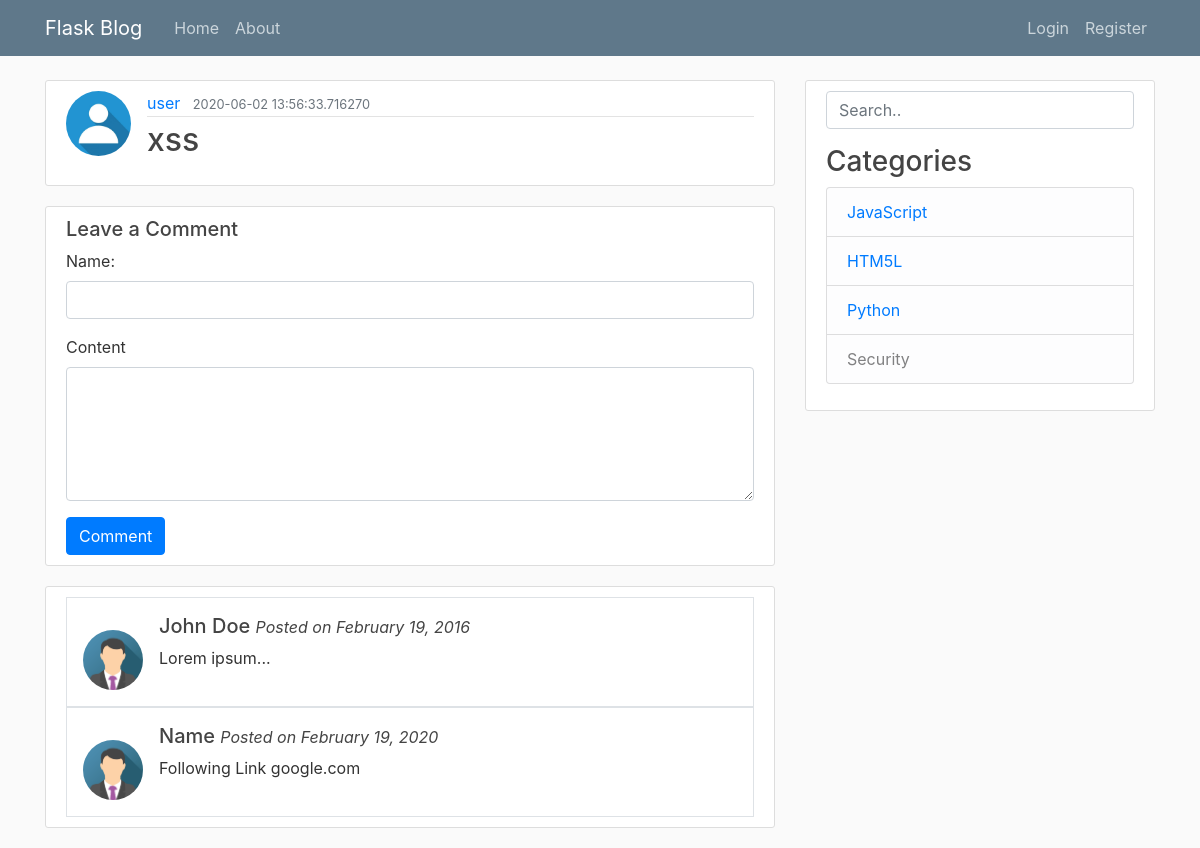
Page /post/3 on the earlier database version.
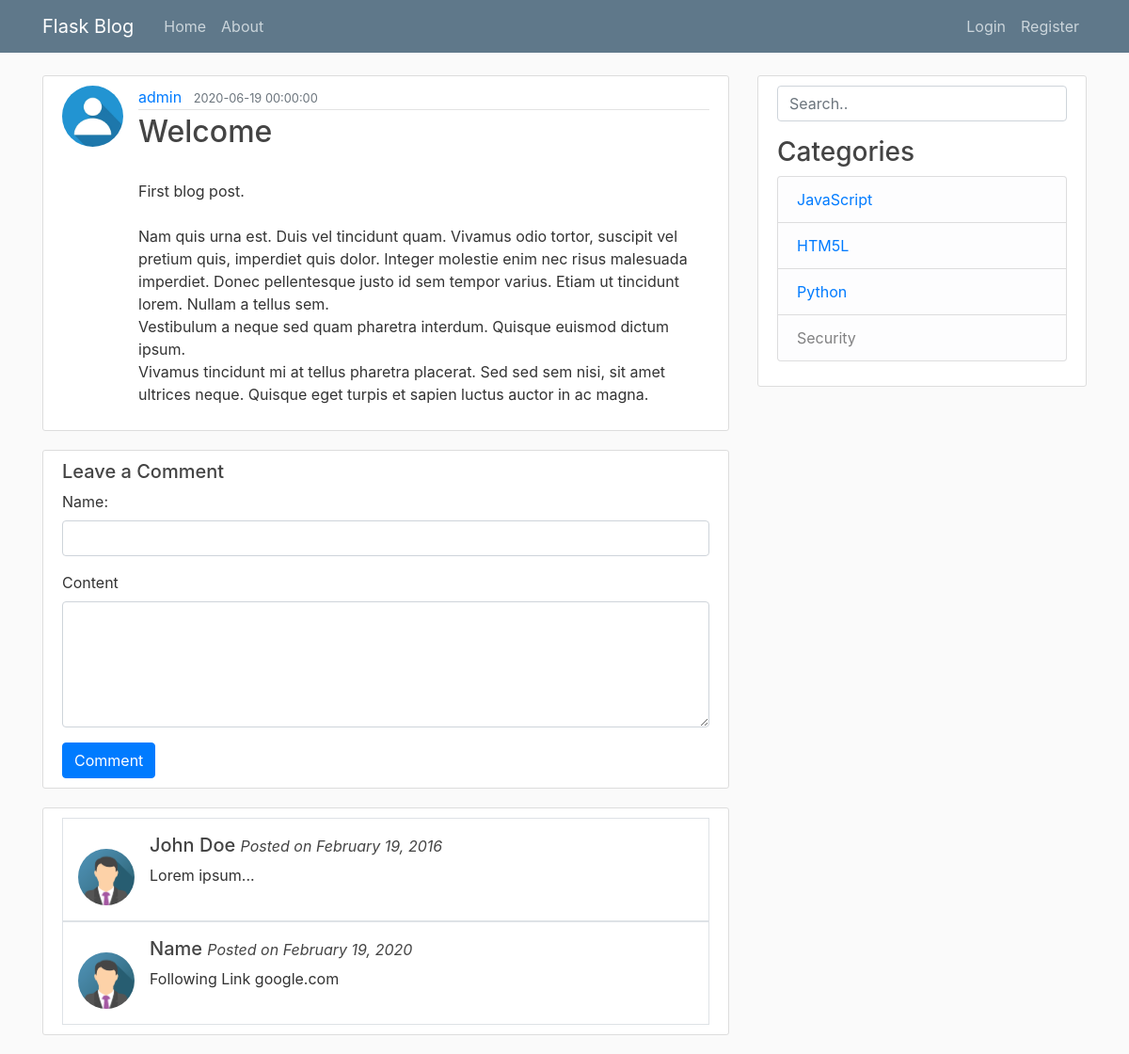
Same page on the later database version.
### flaskblog/models.py (models this page shows, shortened)
class User(db.Model, UserMixin):
    id = db.Column(db.Integer, primary_key=True)
    username = db.Column(db.String(20), unique=True, nullable=False)
    email = db.Column(db.String(120), unique=True, nullable=False)
    password = db.Column(db.String(60), nullable=False)
    image_file = db.Column(db.String(20), nullable=False,
                           default='default.jpg')
    Posts = db.relationship('Post', backref='author', lazy=True)

class Post(db.Model):
    id = db.Column(db.Integer, primary_key=True)
    title = db.Column(db.String(100), nullable=False)
    date_posted = db.Column(db.DateTime, nullable=False,
                            default=datetime.utcnow)
    content = db.Column(db.Text(), nullable=False)
    user_id = db.Column(db.Integer, db.ForeignKey('user.id'), nullable=False)

### flaskblog/posts/routes.py (the view)
@posts.route("/post/<string:post_id>")
def post(post_id):
    sql = db.text("SELECT * FROM Post WHERE id={}".format(post_id))
    post = db.session.query(Post).from_statement(sql).first()
    return render_template('post.html', title=post.title, post=post)

### flaskblog/templates/post.html (shortened to what this page needs)
{% extends "layout.html" %}
{% block content %}
    <article class="media content-section">
        <img class="rounded-circle article-img" src="{{ url_for('static', filename='profile_pics/' + post.author.image_file) }}">
        <div class="media-body">
            <div class="article-metadata">
                <a class="mr-2" href="{{ url_for('users.user_posts', username=post.author.username) }}">{{ post.author.username }}</a>
                <small class="text-muted">{{ post.date_posted }}</small>
            </div>
            <h2 class="article-title">{{ post.title }}</h2>
            <p class="article-content">{{ post.content|safe }}</p>
        </div>
    </article>
  <div class="content-section">
    <h5>Leave a Comment</h5>
    <div class="form-group">
        <label for="usr">Name:</label>
        <input type="text" class="form-control" id="usr">
      </div>
      <div class="form-group">
        <label for="comment">Content</label>
        <textarea class="form-control" rows="5" id="comment"></textarea>
      </div>
      <button type="submit" class="btn btn-primary">Comment</button>
  </div>
  <div class="content-section">
    <div class="media border p-3">
        <img src="../static/profile_pics/img_avatar3.png" alt="John Doe" class="mr-3 mt-3 rounded-circle" style="width:60px;">
        <div class="media-body">
          <h5>John Doe <small><i>Posted on February 19, 2016</i></small></h5>
          <p>Lorem ipsum...</p>
        </div>
      </div>
      <div class="media border p-3">
        <img src="../static/profile_pics/img_avatar3.png" alt="John Doe" class="mr-3 mt-3 rounded-circle" style="width:60px;">
        <div class="media-body">
          <h5>Name <small><i>Posted on February 19, 2020</i></small></h5>
          <p>Following Link google.com</p>
        </div>
      </div>
  </div>
{% endblock content %}

Differences in the rows shown:
no longer on this page (row edited): User: image_file (placeholder picture), author.username "user"
now on this page (row edited): User: image_file (placeholder picture), author.username "admin"
changed Post: date_posted "2020-06-02 13:56:33.716270" → "2020-06-19 00:00:00"; title "xss" → "Welcome"; content (not shown) → "First blog post. Nam quis urna est. Duis vel tincidunt quam. Vivamus odio tortor, suscipit vel pretium quis, imperdiet quis dolor. Integer molestie enim nec risus malesuada imperdiet. Donec pellentesque justo id sem tempor varius. Etiam ut tincidunt lorem. Nullam a tellus sem. Vestibulum a neque sed quam pharetra interdum. Quisque euismod dictum ipsum. Vivamus tincidunt mi at tellus pharetra placerat. Sed sed sem nisi, sit amet ultrices neque. Quisque eget turpis et sapien luctus auctor in ac magna."
